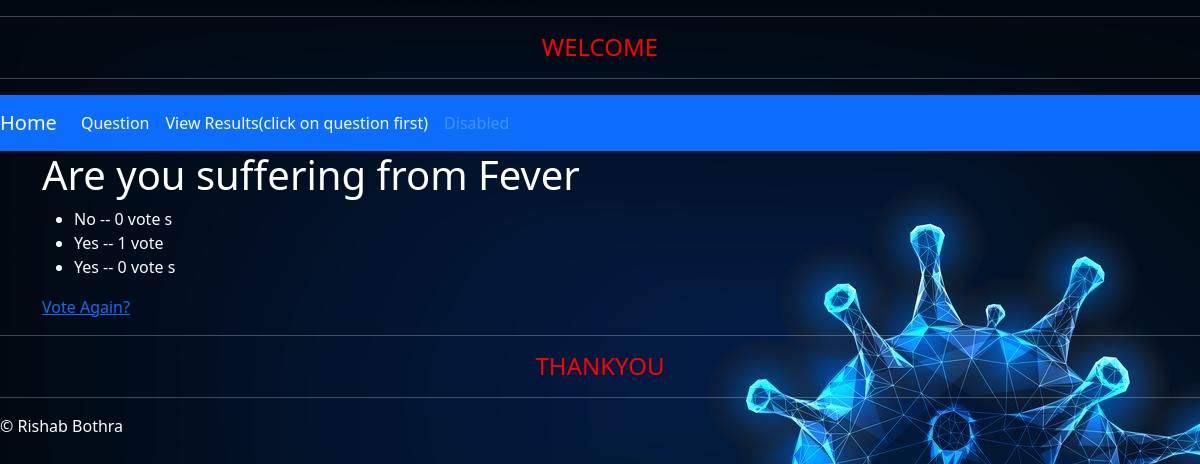
The page /polls/5/results on the database its author committed.
### polls/models.py (models this page shows, shortened)
class Question(models.Model):
    question_txt =  models.CharField(max_length = 100)
    pub_date = models.DateTimeField('date published')

class Choice(models.Model):
    choice_txt = models.CharField(max_length = 200)
    votes = models.IntegerField(default=0)
    question = models.ForeignKey(Question, on_delete=models.CASCADE)

### polls/views.py (the view)
# urls.py: url(r'^polls/(?P<question_id>[0-9]+)/results$',views.results,name='results'),
def results(request, question_id):
    question = get_object_or_404(Question,pk = question_id)
    return render(request, 'polls/results.html',{'question':question})

### polls/templates/polls/results.html
{% extends 'polls/base.html' %}
{% block main_content %}
<h1>{{question.question_txt}}</h1>
<ul>
    {% for choice in question.choice_set.all %}
        <li>{{choice.choice_txt}} -- {{choice.votes}} vote {{choice.votes|pluralize}}</li>
    {% endfor %}
</ul>
<a href="{% url 'polls:detail' question.id %}">Vote Again?</a>
{% endblock %}

### polls/static/polls/style.css (style rules this page uses)
body { color:white; background:white url('images/background.jpg') no-repeat; }

### polls/templates/polls/base.html (style rules this page uses)
body { color:white; }

### rows shown on the page
Question: question_txt "Are you suffering from Fever"
Choice: choice_txt "No", votes "0"
Choice: choice_txt "Yes", votes "1"
Choice: choice_txt "Yes", votes "0"
